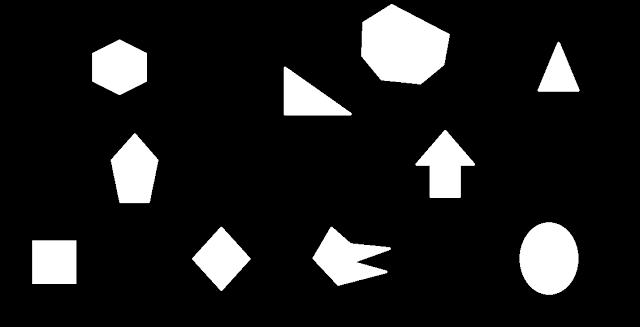
//> input picture OpenCV_CPP/FindingContours.png, 640 x 327 px
$ ./main   (built with g++ and OpenCV 4)
//> lines starting //> are read from the running program, lines starting //| are printed output that depends on the picture; after the words box and inside, x2 and y2 are one past the last pixel; in counts of white or black regions, pixels touching at a corner belong together
//> in shapeDetection, image is the input picture: 327 rows x 640 cols, CV_8UC3; min 0, max 255, mean 29.9
//
//  main.cpp
//  OpenCV CPP
//
//  Created by user on 3/16/17.
//  Copyright © 2017 someCompanyNameHere. All rights reserved.
//

#include <iostream>
#include "opencv2/features2d.hpp"
#include "opencv2/imgproc.hpp"
#include "opencv2/core.hpp"
#include "opencv2/highgui.hpp"


//still cant get dlib to work nicely
#include "dlib/algs.h"
#include "dlib/image_io.h"


using namespace std;
using namespace cv;

// [16 lines left out: function ORBDetector, not called in this run]

/* convert a Mat image to HSV and get only the pixels in scalar range */
// [9 lines left out: function HSVPixelScalarRange, not called in this run]

/* find and highlight the contours of shapes in an image */
Mat displayContours(Mat image) {

    int thresh = 100;
    RNG rng(12345);

    Mat src_gray;
    Mat canny_output;
    vector<vector<Point> > contours;
    vector<Vec4i> hierarchy;

    /// Convert image to gray and blur it
    cvtColor( image, src_gray, CV_BGR2GRAY );
    blur( src_gray, src_gray, Size(3,3) );
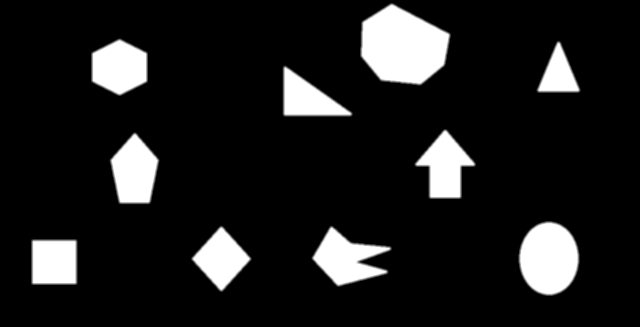
//> src_gray: 327 rows x 640 cols, CV_8UC1; min 0, max 255, mean 29.9

    /// Detect edges using canny
    Canny( src_gray, canny_output, thresh, thresh*2, 3 );
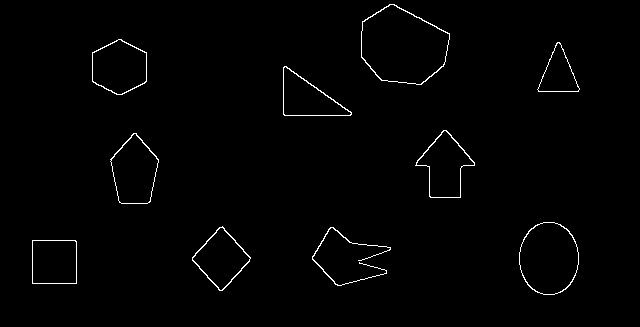
//> canny_output: 327 rows x 640 cols, CV_8UC1; 1.1% white in thin lines or dots, all inside (x1, y1, x2, y2) = (32, 4, 580, 295)

    /// Find contours
    findContours( canny_output, contours, hierarchy, CV_RETR_TREE, CV_CHAIN_APPROX_SIMPLE, Point(0, 0) );
//> contours = 19 contours; largest, box (x1, y1, x2, y2) and area: (361, 4, 450, 85) 5178, (361, 4, 450, 85) 5092, (519, 222, 579, 295) 3389, (519, 222, 579, 295) 3336, (110, 133, 159, 204) 2372

    /// Draw contours
    Mat drawing = Mat::zeros( canny_output.size(), CV_8UC3 );
    for( int i = 0; i< contours.size(); i++ ) {
        Scalar color = Scalar( rng.uniform(0, 255), rng.uniform(0,255), rng.uniform(0,255) );
        drawContours( drawing, contours, i, color, 2, 8, hierarchy, 0, Point() );
    }
//> this loop made 19 passes
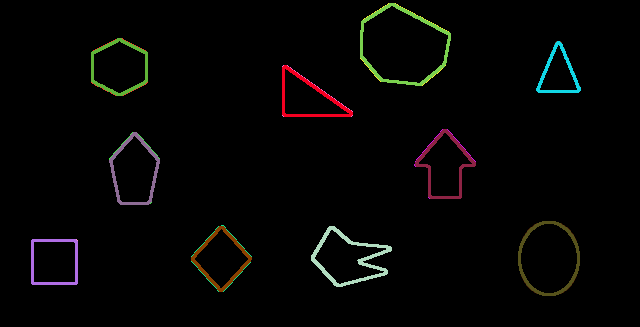
//> drawing: 327 rows x 640 cols, CV_8UC3; mean B, G, R 3.6, 4.4, 4.8

    return drawing;
}

/* find and highlight the edges of objects in an image. This uses the same method as displaycontours
   however, it uses different threshold value (for removing a noise) and parameters (mode and method) in the findContours method */
// [37 lines left out: function edgeDetection, not called in this run]

/* load a default image if one if not provided */
Mat shapeDetection(Mat image = Mat()) {

    if(image.empty()) {
        image = imread("/Developer/Practice Projects/OpenCV_CPP/OpenCV_CPP/FindingContours.png");
    }

    return displayContours(image);
}

/* we declare these variables outside of the the function so that they are not reset on each camera
    frame that we pass in. The imgLine Mat needs to be updated with each frame to show the tracking of
    the red object. The iLastX and iLastY values should on be less then zero when the method starts,
    otherwise the line will not be drawn. Also as the author notes "If there are 2 or more objects
    in the image, we cannot use this method". Only one red object will be tracked.
*/

Mat imgLines;
int iLastX = -1;
int iLastY = -1;

// [64 lines left out: function colorTracker, not called in this run]

//enum to switch between options
enum option { ORBDector, HSVPixel, Contours, Edges, ColorDetection };

int main(int argc, const char * argv[]) {

    std::cout << "Running application OpenCV version" << CV_VERSION << "\n";

    //set the desired processing option
    int option = Contours;

    VideoCapture cap(0);

    if(!cap.isOpened()) {
        cout << "Cannot open video capture";
    }

    Mat threshHoldImage;

    if(option == ColorDetection) {

        Mat tmpImg;
        cap.read(tmpImg); //capture a camera frame for sizing

        //create an blank image for line drawing
        imgLines = Mat::zeros(tmpImg.size(), CV_8UC3 );
    }

    while(true){

        Mat cameraFrame;
        Mat processedImage;

        cap.read(cameraFrame);

        switch (option) {
            case ORBDector:
                processedImage = ORBDetector(cameraFrame);
                break;
            case HSVPixel:
                processedImage = HSVPixelScalarRange(cameraFrame, Scalar(0,0,0), Scalar(75,100,200));
                break;
            case Contours:
                processedImage = shapeDetection(cameraFrame);
                break;
            case ColorDetection:
            {
                processedImage = colorTracker(cameraFrame, threshHoldImage);
                //imshow("Threshold", threshHoldImage); //show the threshold image
            }
                break;
            case Edges:
                processedImage = edgeDetection(cameraFrame);
                break;
            default:
                break;
        }

        imshow("Webcam", processedImage);

        if (waitKey(10) == 27) //wait for 'esc' key press for 30ms. If 'esc' key is pressed, break loop
//> the Esc key is pressed
        {
            cout << "esc key is pressed by user" << endl;
            break;
        }

    }

    return 0;
}

// [116 lines of commented-out code are left out]
